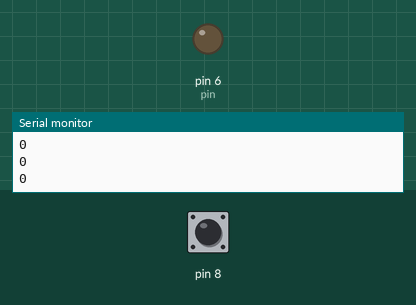
Recording of a sketch running on a simulated Arduino Uno, built with avr-gcc and run on an emulated ATmega328P. On the bench: output pins drawn as LEDs (lit = HIGH), the last lines printed to the serial monitor. The inputs (shaded band) are chosen by the test bench; at power-on: pin 8 HIGH.

Above: at 1.4 s.
1.5 s: pin 8 pulled LOW for 1 s
At 1.65 s:
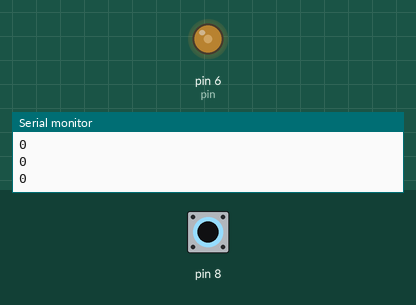
4.0 s: pin 8 pulled LOW for 0.35 s
At 4.6 s:
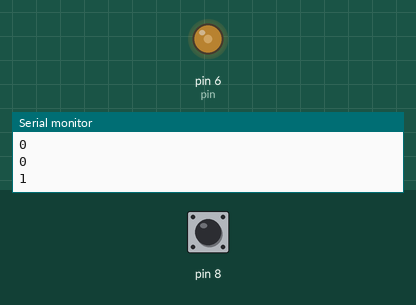
5.8 s: pin 8 pulled LOW for 3.2 s
At 9.3 s:
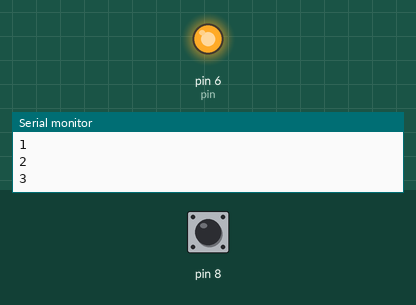
Timing chart, 0 to 10.8 s (numbered marks = the images above; inputs shaded):
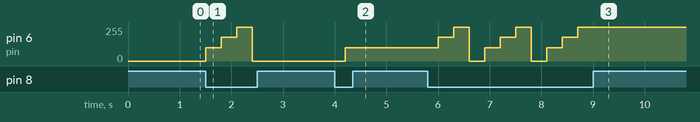

The sketch:

push_button_LED_Brightness.ino
```cpp
int cnt = 0;
int pin = 6;

void setup() {
  // put your setup code here, to run once:
  Serial.begin(9600);
  pinMode(8,INPUT_PULLUP);
  pinMode(pin,OUTPUT);


}

void loop() {
  // put your main code here, to run repeatedly:

  int a = digitalRead(8);
  if(a == 0)
  {
    cnt++;
  }

  if(cnt == 1)
  {
    analogWrite(pin, 100);
  }
  else if(cnt == 2)
  {
    analogWrite(pin, 180);
  }
  else if(cnt == 3)
  {
    analogWrite(pin, 255);
  }
  else
  {
    analogWrite(pin, 0);
    cnt = 0;
  }

  delay(300);
  Serial.println(cnt);

}
```

Measured:
- after the input at 1.5 s, pin 6 (pin): 0/255 → 100/255 at once, → 180/255 0.30 s later, → 255/255 0.30 s later, → 0/255 0.30 s later
- after the input at 4.0 s, pin 6 (pin): 0/255 → 100/255 after 0.20 s
- after the input at 5.8 s, pin 6 (pin): 100/255 → 180/255 after 0.20 s, then repeats every 1.2 s: 255/255 0.30 s, 0/255 0.30 s, 100/255 0.30 s, 180/255 0.30 s, until it stays 255/255 from 8.7 s
